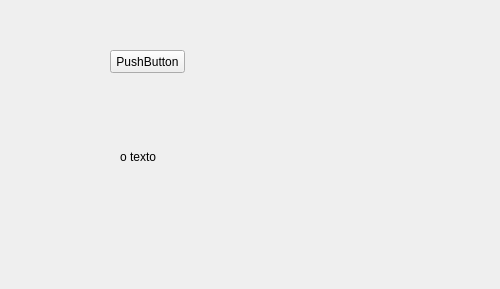
<?xml version="1.0" encoding="UTF-8"?>
<ui version="4.0">
 <class>Form</class>
 <widget class="QWidget" name="Form">
  <property name="geometry">
   <rect>
    <x>0</x>
    <y>0</y>
    <width>500</width>
    <height>289</height>
   </rect>
  </property>
  <property name="windowTitle">
   <string>Cliente</string>
  </property>
  <widget class="QPushButton" name="pushButton">
   <property name="geometry">
    <rect>
     <x>110</x>
     <y>50</y>
     <width>75</width>
     <height>23</height>
    </rect>
   </property>
   <property name="text">
    <string>PushButton</string>
   </property>
  </widget>
  <widget class="QLabel" name="label">
   <property name="geometry">
    <rect>
     <x>120</x>
     <y>150</y>
     <width>47</width>
     <height>13</height>
    </rect>
   </property>
   <property name="text">
    <string>o texto</string>
   </property>
  </widget>
 </widget>
 <resources/>
 <connections>
  <connection>
   <sender>pushButton</sender>
   <signal>clicked()</signal>
   <receiver>label</receiver>
   <slot>clear()</slot>
   <hints>
    <hint type="sourcelabel">
     <x>154</x>
     <y>62</y>
    </hint>
    <hint type="destinationlabel">
     <x>145</x>
     <y>160</y>
    </hint>
   </hints>
  </connection>
 </connections>
</ui>
